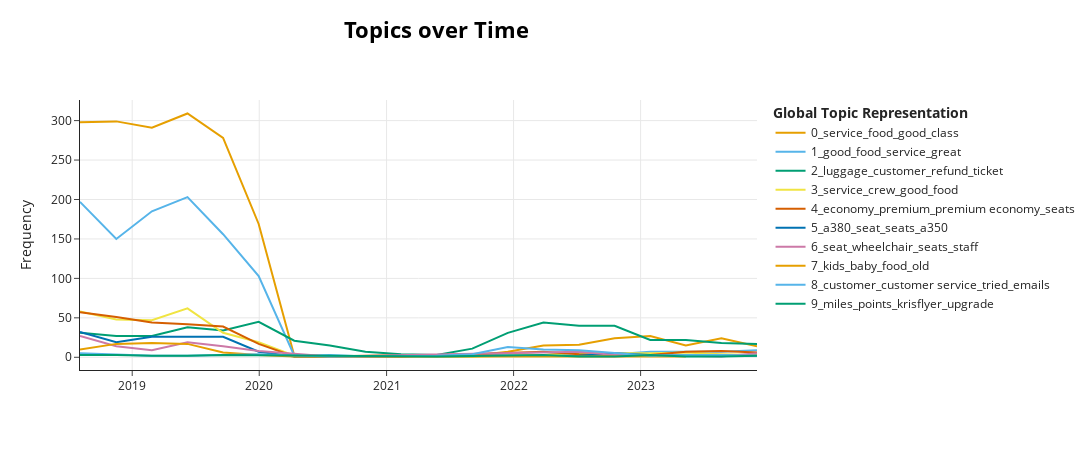

The notebook cell saved with this chart:
### Code cell
# Prepare inputs
documents = df["text"].tolist()
timestamps = df["published_date"].tolist()

# Get topics over time
topics_over_time = df_model.topics_over_time(
    docs=documents,
    topics=topics2,
    timestamps=timestamps,
    nr_bins=20,  # Or set to 'year', 'quarter', or a number of bins
    evolution_tuning=True,
    global_tuning=True
)

# Visualize
df_model.visualize_topics_over_time(topics_over_time)
# !!! The plot is interactive. Click legend labels to hide large topics (skewing resutls) to better view smaller ones. !!!

### Figure 1 — Plotly figure (JSON) as saved in the notebook; plotly's stock layout.template omitted (floating-point values rounded to 4 significant figures)
{"data": [{"hoverinfo": "text", "hovertext": ["<b>Topic 0</b><br>Words: service, food, class, good, business", "<b>Topic 0</b><br>Words: service, good, food, class, business", "<b>Topic 0</b><br>Words: service, food, good, class, business", "<b>Topic 0</b><br>Words: service, food, good, class, business", "<b>Topic 0</b><br>Words: service, food, good, class, business", "<b>Topic 0</b><br>Words: service, food, class, business, good", "<b>Topic 0</b><br>Words: return, decent, decent collection, fight entertainment, comfortable fight", "<b>Topic 0</b><br>Words: distancing, social distancing, appreciated highly, enjoyable cabin, hour comfortable", "<b>Topic 0</b><br>Words: direct, class ordered, boarding silk, direct hometown, booked ended", "<b>Topic 0</b><br>Words: lounges, class lounges, money, clean comfortable, good", "<b>Topic 0</b><br>Words: passport, passengers, lost passport, transported, shenzhen", "<b>Topic 0</b><br>Words: worst, rice dishes, special, seats worst, continuation", "<b>Topic 0</b><br>Words: ms, service, crew, class, airport", "<b>Topic 0</b><br>Words: service, food, class, business, lounge", "<b>Topic 0</b><br>Words: lounge, class, service, business, food", "<b>Topic 0</b><br>Words: food, service, good, class, staff", "<b>Topic 0</b><br>Words: service, food, class, business, good", "<b>Topic 0</b><br>Words: food, service, staff, seat, class", "<b>Topic 0</b><br>Words: time, service, class, food, experience", "<b>Topic 0</b><br>Words: service, class, food, crew, world"], "marker": {"color": "#E69F00"}, "mode": "lines", "name": "0_service_food_good_class", "type": "scatter", "x": ["2018-08-03T23:13:56.917000000", "2018-11-16T07:14:55.150000000", "2019-02-26T14:09:59.300000000", "2019-06-08T21:05:03.450000000", "2019-09-19T04:00:07.600000000", "2019-12-30T10:55:11.750000000", "2020-04-10T17:50:15.900000000", "2020-07-22T00:45:20.050000000", "2020-11-01T07:40:24.200000000", "2021-02-11T14:35:28.350000000", "2021-05-24T21:30:32.500000000", "2021-09-04T04:25:36.650000000", "2021-12-15T11:20:40.800000000", "2022-03-27T18:15:44.950000000", "2022-07-08T01:10:49.100000000", "2022-10-18T08:05:53.250000000", "2023-01-28T15:00:57.400000000", "2023-05-10T21:56:01.550000000", "2023-08-21T04:51:05.700000000", "2023-12-01T11:46:09.850000000"], "y": [298, 299, 291, 309, 278, 169, 2, 1, 2, 3, 3, 2, 7, 15, 16, 24, 27, 15, 24, 14]}, {"hoverinfo": "text", "hovertext": ["<b>Topic 1</b><br>Words: good, food, service, staff, great", "<b>Topic 1</b><br>Words: good, food, service, great, comfortable", "<b>Topic 1</b><br>Words: food, good, service, great, staff", "<b>Topic 1</b><br>Words: good, food, service, great, crew", "<b>Topic 1</b><br>Words: food, good, service, great, staff", "<b>Topic 1</b><br>Words: food, good, service, staff, crew", "<b>Topic 1</b><br>Words: recommend perfect, perfect 10, briefs, aligned, food warm", "<b>Topic 1</b><br>Words: good, covid, home, food, lucky", "<b>Topic 1</b><br>Words: say, experience does, feedback just, leaders, write feedback", "<b>Topic 1</b><br>Words: friendly addressed, sanitized, personalized service, great aircraft, personalized", "<b>Topic 1</b><br>Words: mom, taken care, taken, mind staff, sq47", "<b>Topic 1</b><br>Words: really, good, crew, time, people", "<b>Topic 1</b><br>Words: class, service, class service, awful, business class", "<b>Topic 1</b><br>Words: milk, dairy free, dairy, good, food", "<b>Topic 1</b><br>Words: good, disembarkment, food, quantity, crew", "<b>Topic 1</b><br>Words: food, service, good, great, staff", "<b>Topic 1</b><br>Words: t2, high, service, food, great", "<b>Topic 1</b><br>Words: good, check, service, food, staff", "<b>Topic 1</b><br>Words: lounge, service, food, good, terminal lounge"], "marker": {"color": "#56B4E9"}, "mode": "lines", "name": "1_good_food_service_great", "type": "scatter", "x": ["2018-08-03T23:13:56.917000000", "2018-11-16T07:14:55.150000000", "2019-02-26T14:09:59.300000000", "2019-06-08T21:05:03.450000000", "2019-09-19T04:00:07.600000000", "2019-12-30T10:55:11.750000000", "2020-04-10T17:50:15.900000000", "2020-07-22T00:45:20.050000000", "2020-11-01T07:40:24.200000000", "2021-05-24T21:30:32.500000000", "2021-09-04T04:25:36.650000000", "2021-12-15T11:20:40.800000000", "2022-03-27T18:15:44.950000000", "2022-07-08T01:10:49.100000000", "2022-10-18T08:05:53.250000000", "2023-01-28T15:00:57.400000000", "2023-05-10T21:56:01.550000000", "2023-08-21T04:51:05.700000000", "2023-12-01T11:46:09.850000000"], "y": [197, 150, 185, 203, 156, 103, 2, 3, 1, 1, 1, 4, 3, 5, 4, 7, 7, 7, 9]}, {"hoverinfo": "text", "hovertext": ["<b>Topic 2</b><br>Words: luggage, delay, airport, hours, booked", "<b>Topic 2</b><br>Words: luggage, hours, customer, ticket, told", "<b>Topic 2</b><br>Words: luggage, ticket, customer, staff, time", "<b>Topic 2</b><br>Words: hours, luggage, booked, told, delayed", "<b>Topic 2</b><br>Words: luggage, hours, ticket, time, told", "<b>Topic 2</b><br>Words: said, refund, cancellation, days, customer", "<b>Topic 2</b><br>Words: refund, cancelled, travel, weeks, received", "<b>Topic 2</b><br>Words: refund, customer, cancelled, money, date", "<b>Topic 2</b><br>Words: weeks, refund, cancelled, home, called", "<b>Topic 2</b><br>Words: refund, pandemic, booked, weeks, days", "<b>Topic 2</b><br>Words: ac, told, tickets, kong, hong kong", "<b>Topic 2</b><br>Words: change, agent, luggage, booking, ticket", "<b>Topic 2</b><br>Words: said, phone, customer, ticket, refund", "<b>Topic 2</b><br>Words: told, ticket, refund, hours, customer", "<b>Topic 2</b><br>Words: customer, refund, luggage, lost, customer service", "<b>Topic 2</b><br>Words: customer, change, luggage, said, customer service", "<b>Topic 2</b><br>Words: luggage, told, booked, hours, cancelled", "<b>Topic 2</b><br>Words: booking, refund, customer, days, luggage", "<b>Topic 2</b><br>Words: luggage, day, received, just, lost", "<b>Topic 2</b><br>Words: ticket, customer, luggage, booking, hours"], "marker": {"color": "#009E73"}, "mode": "lines", "name": "2_luggage_customer_refund_ticket", "type": "scatter", "x": ["2018-08-03T23:13:56.917000000", "2018-11-16T07:14:55.150000000", "2019-02-26T14:09:59.300000000", "2019-06-08T21:05:03.450000000", "2019-09-19T04:00:07.600000000", "2019-12-30T10:55:11.750000000", "2020-04-10T17:50:15.900000000", "2020-07-22T00:45:20.050000000", "2020-11-01T07:40:24.200000000", "2021-02-11T14:35:28.350000000", "2021-05-24T21:30:32.500000000", "2021-09-04T04:25:36.650000000", "2021-12-15T11:20:40.800000000", "2022-03-27T18:15:44.950000000", "2022-07-08T01:10:49.100000000", "2022-10-18T08:05:53.250000000", "2023-01-28T15:00:57.400000000", "2023-05-10T21:56:01.550000000", "2023-08-21T04:51:05.700000000", "2023-12-01T11:46:09.850000000"], "y": [31, 27, 27, 38, 34, 45, 21, 15, 7, 4, 3, 11, 31, 44, 40, 40, 22, 22, 18, 17]}, {"hoverinfo": "text", "hovertext": ["<b>Topic 3</b><br>Words: service, good, food, crew, time", "<b>Topic 3</b><br>Words: service, good, crew, class, time", "<b>Topic 3</b><br>Words: service, class, crew, good, experience", "<b>Topic 3</b><br>Words: service, crew, class, good, experience", "<b>Topic 3</b><br>Words: service, crew, good, time, food", "<b>Topic 3</b><br>Words: service, klm, good, time, crew", "<b>Topic 3</b><br>Words: weekend trip, mins, weekend, mins late, 10", "<b>Topic 3</b><br>Words: service acceptable, long waiting, unfortunately service, positively, fully understand", "<b>Topic 3</b><br>Words: haul ensure, disinfecting, emails promising, despite emails, pleasure especially", "<b>Topic 3</b><br>Words: halal food, halal, lamb, food, stick", "<b>Topic 3</b><br>Words: 22, chi min, ho chi, chi, luggages", "<b>Topic 3</b><br>Words: food, hi, time, korean, world", "<b>Topic 3</b><br>Words: syd, crew, ng, meal, meals", "<b>Topic 3</b><br>Words: airport, kong, hong kong, hong, gate", "<b>Topic 3</b><br>Words: crew, service, members, experience, great", "<b>Topic 3</b><br>Words: chicken, fa, ask, need attendant, 10000"], "marker": {"color": "#F0E442"}, "mode": "lines", "name": "3_service_crew_good_food", "type": "scatter", "x": ["2018-08-03T23:13:56.917000000", "2018-11-16T07:14:55.150000000", "2019-02-26T14:09:59.300000000", "2019-06-08T21:05:03.450000000", "2019-09-19T04:00:07.600000000", "2019-12-30T10:55:11.750000000", "2020-04-10T17:50:15.900000000", "2021-09-04T04:25:36.650000000", "2021-12-15T11:20:40.800000000", "2022-03-27T18:15:44.950000000", "2022-07-08T01:10:49.100000000", "2022-10-18T08:05:53.250000000", "2023-01-28T15:00:57.400000000", "2023-05-10T21:56:01.550000000", "2023-08-21T04:51:05.700000000", "2023-12-01T11:46:09.850000000"], "y": [58, 48, 47, 62, 31, 19, 2, 1, 2, 3, 6, 5, 5, 6, 4, 3]}, {"hoverinfo": "text", "hovertext": ["<b>Topic 4</b><br>Words: economy, premium, premium economy, seats, extra", "<b>Topic 4</b><br>Words: economy, premium, premium economy, seats, extra", "<b>Topic 4</b><br>Words: economy, premium, premium economy, seats, seat", "<b>Topic 4</b><br>Words: economy, premium, premium economy, seats, extra", "<b>Topic 4</b><br>Words: economy, premium, premium economy, seats, service", "<b>Topic 4</b><br>Words: economy, premium, premium economy, extra, seats", "<b>Topic 4</b><br>Words: help sleeping, usual entertainment, legroom adequate, seatings, great", "<b>Topic 4</b><br>Words: upgrade, economy, premium, premium economy, firstly", "<b>Topic 4</b><br>Words: economy, premium, premium economy, class, seat", "<b>Topic 4</b><br>Words: economy, premium, premium economy, seats, crew", "<b>Topic 4</b><br>Words: economy, premium, premium economy, seats, apart", "<b>Topic 4</b><br>Words: economy, premium, premium economy, london, classes", "<b>Topic 4</b><br>Words: economy, premium, premium economy, better, finnair", "<b>Topic 4</b><br>Words: economy, premium, premium economy, service, extra", "<b>Topic 4</b><br>Words: premium, economy, premium economy, offered, juice"], "marker": {"color": "#D55E00"}, "mode": "lines", "name": "4_economy_premium_premium economy_seats", "type": "scatter", "x": ["2018-08-03T23:13:56.917000000", "2018-11-16T07:14:55.150000000", "2019-02-26T14:09:59.300000000", "2019-06-08T21:05:03.450000000", "2019-09-19T04:00:07.600000000", "2019-12-30T10:55:11.750000000", "2020-04-10T17:50:15.900000000", "2021-02-11T14:35:28.350000000", "2022-03-27T18:15:44.950000000", "2022-07-08T01:10:49.100000000", "2022-10-18T08:05:53.250000000", "2023-01-28T15:00:57.400000000", "2023-05-10T21:56:01.550000000", "2023-08-21T04:51:05.700000000", "2023-12-01T11:46:09.850000000"], "y": [57, 51, 44, 42, 39, 17, 1, 1, 7, 4, 3, 3, 7, 8, 6]}, {"hoverinfo": "text", "hovertext": ["<b>Topic 5</b><br>Words: a380, seat, good, seats, new", "<b>Topic 5</b><br>Words: a380, seat, seats, food, good", "<b>Topic 5</b><br>Words: a380, seat, a350, good, seats", "<b>Topic 5</b><br>Words: a380, good, a350, seats, service", "<b>Topic 5</b><br>Words: a380, seat, a350, seats, time", "<b>Topic 5</b><br>Words: a380, seat, seats, new, comfortable", "<b>Topic 5</b><br>Words: knew, stretch, seasoned traveler, slightly concerned, economy likely", "<b>Topic 5</b><br>Words: a350, excuse, great good, cream, legroom", "<b>Topic 5</b><br>Words: seat, a380, seats, small, economy", "<b>Topic 5</b><br>Words: seat, a380, 43a, a350, excellent", "<b>Topic 5</b><br>Words: a380, ba, class, anymore, seat"], "marker": {"color": "#0072B2"}, "mode": "lines", "name": "5_a380_seat_seats_a350", "type": "scatter", "x": ["2018-08-03T23:13:56.917000000", "2018-11-16T07:14:55.150000000", "2019-02-26T14:09:59.300000000", "2019-06-08T21:05:03.450000000", "2019-09-19T04:00:07.600000000", "2019-12-30T10:55:11.750000000", "2020-04-10T17:50:15.900000000", "2022-07-08T01:10:49.100000000", "2022-10-18T08:05:53.250000000", "2023-01-28T15:00:57.400000000", "2023-12-01T11:46:09.850000000"], "y": [32, 19, 26, 26, 26, 7, 1, 2, 5, 3, 2]}, {"hoverinfo": "text", "hovertext": ["<b>Topic 6</b><br>Words: wheelchair, seat, seats, airport, said", "<b>Topic 6</b><br>Words: seat, seats, staff, wheelchair, time", "<b>Topic 6</b><br>Words: seat, wheelchair, queue, mom, staff", "<b>Topic 6</b><br>Words: seat, wheelchair, staff, seats, said", "<b>Topic 6</b><br>Words: seat, seats, stairs, staff, wheelchair", "<b>Topic 6</b><br>Words: seat, told, seats, new, emergency", "<b>Topic 6</b><br>Words: large terminal, lovely, wheelchair, shops, inside", "<b>Topic 6</b><br>Words: seat, bassinet, baby, boarding, bassinet seat", "<b>Topic 6</b><br>Words: reserved, vomit, seating, stank, heathrow", "<b>Topic 6</b><br>Words: deserve, rude, seats, kept, screens showing", "<b>Topic 6</b><br>Words: son, istanbul, racism, indians, singaporean", "<b>Topic 6</b><br>Words: terrible, didn extra, unbelievably bad, called help, dive", "<b>Topic 6</b><br>Words: wheelchair, gate, seats, don, assistance"], "marker": {"color": "#CC79A7"}, "mode": "lines", "name": "6_seat_wheelchair_seats_staff", "type": "scatter", "x": ["2018-08-03T23:13:56.917000000", "2018-11-16T07:14:55.150000000", "2019-02-26T14:09:59.300000000", "2019-06-08T21:05:03.450000000", "2019-09-19T04:00:07.600000000", "2019-12-30T10:55:11.750000000", "2020-07-22T00:45:20.050000000", "2022-07-08T01:10:49.100000000", "2022-10-18T08:05:53.250000000", "2023-01-28T15:00:57.400000000", "2023-05-10T21:56:01.550000000", "2023-08-21T04:51:05.700000000", "2023-12-01T11:46:09.850000000"], "y": [27, 14, 9, 19, 14, 8, 1, 7, 3, 3, 2, 1, 5]}, {"hoverinfo": "text", "hovertext": ["<b>Topic 7</b><br>Words: kids, kid, children, food, meal", "<b>Topic 7</b><br>Words: kids, travelling, food, year old, old", "<b>Topic 7</b><br>Words: kids, year old, old, baby, son", "<b>Topic 7</b><br>Words: kids, crew, baby, food, good", "<b>Topic 7</b><br>Words: kids, baby, food, children, boys", "<b>Topic 7</b><br>Words: kid, kids, daughter, old, years old", "<b>Topic 7</b><br>Words: young, kids, staffs attentive, good young, short good", "<b>Topic 7</b><br>Words: baby, child, complimentary, check, free basinet", "<b>Topic 7</b><br>Words: kids, kids just, kelly, offer kids, attend request", "<b>Topic 7</b><br>Words: advertise, wonderful attentive, overnight return, staff look, dozen", "<b>Topic 7</b><br>Words: bassinet, chair, disappointing, good thr, bagging"], "marker": {"color": "#E69F00"}, "mode": "lines", "name": "7_kids_baby_food_old", "type": "scatter", "x": ["2018-08-03T23:13:56.917000000", "2018-11-16T07:14:55.150000000", "2019-02-26T14:09:59.300000000", "2019-06-08T21:05:03.450000000", "2019-09-19T04:00:07.600000000", "2019-12-30T10:55:11.750000000", "2020-04-10T17:50:15.900000000", "2021-12-15T11:20:40.800000000", "2022-03-27T18:15:44.950000000", "2022-07-08T01:10:49.100000000", "2023-05-10T21:56:01.550000000"], "y": [10, 17, 18, 17, 6, 3, 1, 1, 1, 1, 1]}, {"hoverinfo": "text", "hovertext": ["<b>Topic 8</b><br>Words: couldn, website, booking, time, customer", "<b>Topic 8</b><br>Words: manager, assured, speak, tokyo, lack", "<b>Topic 8</b><br>Words: customer, confirmed, speak, company, makes", "<b>Topic 8</b><br>Words: fare, child, provide, contact, charged", "<b>Topic 8</b><br>Words: heathrow manchester, manchester, cancelled, refund, heathrow", "<b>Topic 8</b><br>Words: hold, change date, forms, email, phone", "<b>Topic 8</b><br>Words: customer service, customer, online form, success, times", "<b>Topic 8</b><br>Words: customer, customer service, phone, emails, hours", "<b>Topic 8</b><br>Words: refund, emails, phone, tried, customer service", "<b>Topic 8</b><br>Words: 20k, book, customer, customer service, booking", "<b>Topic 8</b><br>Words: investigation, horrible, deal, isn problem, told thing", "<b>Topic 8</b><br>Words: bank, customer service, customer, initiate, emails", "<b>Topic 8</b><br>Words: hold, mother, life, tried, messages", "<b>Topic 8</b><br>Words: ticket, tickets, make extra, change way, booking"], "marker": {"color": "#56B4E9"}, "mode": "lines", "name": "8_customer_customer service_tried_emails", "type": "scatter", "x": ["2018-08-03T23:13:56.917000000", "2019-02-26T14:09:59.300000000", "2019-06-08T21:05:03.450000000", "2019-12-30T10:55:11.750000000", "2020-07-22T00:45:20.050000000", "2021-05-24T21:30:32.500000000", "2021-09-04T04:25:36.650000000", "2021-12-15T11:20:40.800000000", "2022-03-27T18:15:44.950000000", "2022-07-08T01:10:49.100000000", "2023-01-28T15:00:57.400000000", "2023-05-10T21:56:01.550000000", "2023-08-21T04:51:05.700000000", "2023-12-01T11:46:09.850000000"], "y": [5, 2, 2, 4, 1, 2, 4, 13, 10, 9, 2, 3, 3, 2]}, {"hoverinfo": "text", "hovertext": ["<b>Topic 9</b><br>Words: miles, points, 000, booking, redeem", "<b>Topic 9</b><br>Words: points, upgrade, account, card, credit card", "<b>Topic 9</b><br>Words: dac, upgrade business, upgrade, class, business", "<b>Topic 9</b><br>Words: points, miles, use, krisflyer, 000", "<b>Topic 9</b><br>Words: points, krisflyer, use, upgrade, use points", "<b>Topic 9</b><br>Words: center, totally incompetent, average customer, say need, snap", "<b>Topic 9</b><br>Words: miles, redeem, miles money, ticket, scam", "<b>Topic 9</b><br>Words: bag, class rip, deliberate, forceful, damaged bag", "<b>Topic 9</b><br>Words: 50, miles, cash, points, upgrade economy", "<b>Topic 9</b><br>Words: miles, earn, elite, told, weeks", "<b>Topic 9</b><br>Words: associates, redemption, mileage, points, ticket", "<b>Topic 9</b><br>Words: miles, claims, alliance, july 2023, booking class", "<b>Topic 9</b><br>Words: miles, redeem, ve, challenges, cancellations"], "marker": {"color": "#009E73"}, "mode": "lines", "name": "9_miles_points_krisflyer_upgrade", "type": "scatter", "x": ["2018-08-03T23:13:56.917000000", "2018-11-16T07:14:55.150000000", "2019-02-26T14:09:59.300000000", "2019-06-08T21:05:03.450000000", "2019-09-19T04:00:07.600000000", "2021-05-24T21:30:32.500000000", "2022-03-27T18:15:44.950000000", "2022-07-08T01:10:49.100000000", "2022-10-18T08:05:53.250000000", "2023-01-28T15:00:57.400000000", "2023-05-10T21:56:01.550000000", "2023-08-21T04:51:05.700000000", "2023-12-01T11:46:09.850000000"], "y": [3, 3, 2, 2, 3, 1, 3, 1, 1, 3, 1, 1, 2]}], "layout": {"height": 450, "hoverlabel": {"bgcolor": "white", "font": {"family": "Rockwell", "size": 16}}, "legend": {"title": {"text": "<b>Global Topic Representation"}}, "title": {"font": {"color": "Black", "size": 22}, "text": "<b>Topics over Time</b>", "x": 0.4, "xanchor": "center", "y": 0.95, "yanchor": "top"}, "width": 1250, "xaxis": {"showgrid": true}, "yaxis": {"showgrid": true, "title": {"text": "Frequency"}}}}
